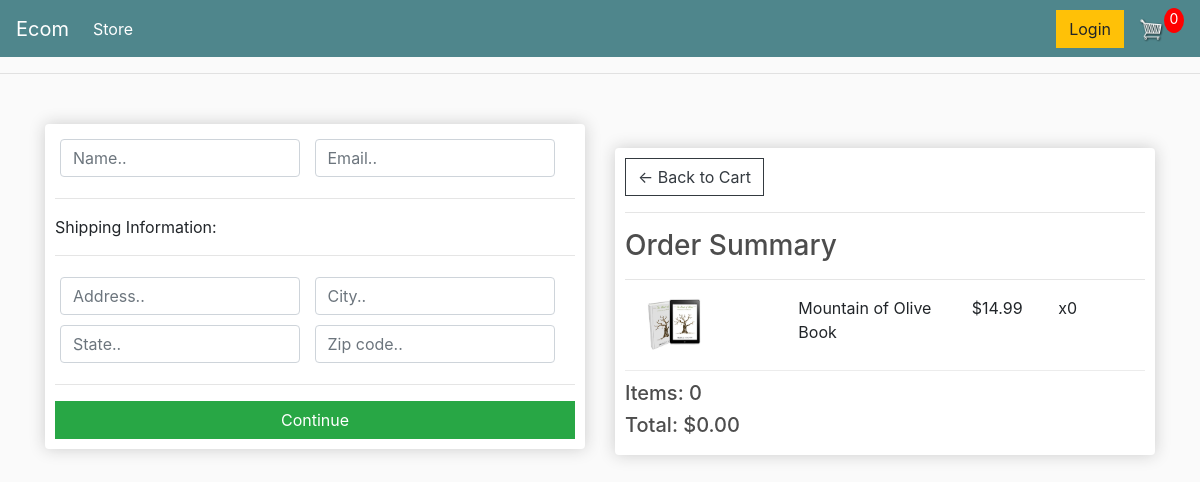
/checkout/ (signed in), run on an earlier commit of the app's database.
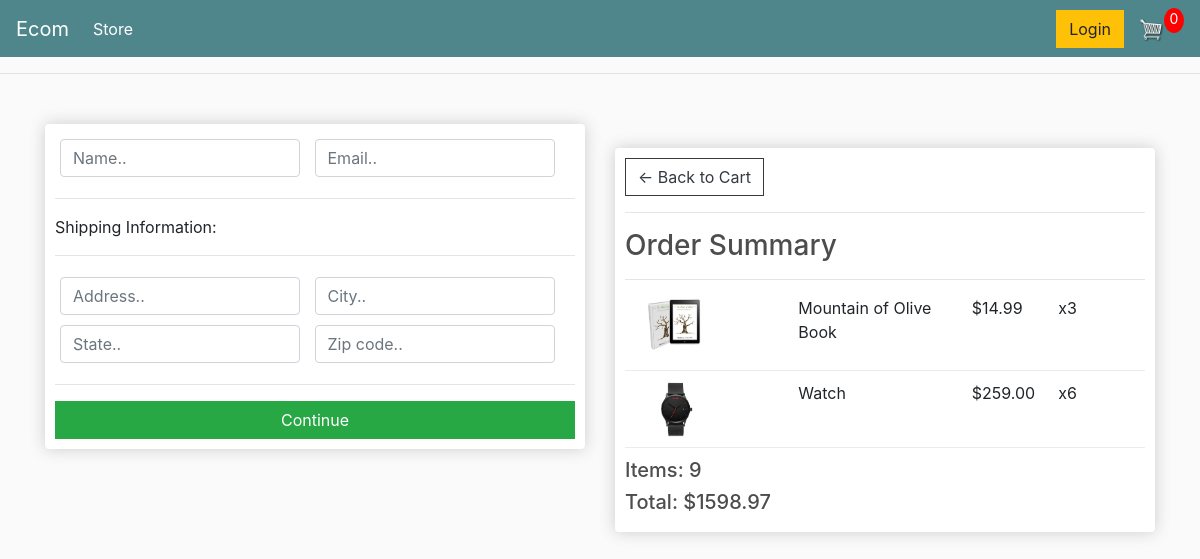
And on a later commit of the database.
### store/models.py (models this page shows, shortened)
class OrderItem(models.Model):
    product = models.ForeignKey(Product,on_delete=models.SET_NULL,null=True)
    order = models.ForeignKey(Order,on_delete=models.SET_NULL,null=True)
    quantity = models.IntegerField(default=0,null=True,blank=True)
    date_added = models.DateTimeField(auto_now_add=True)
    @property
    def get_total(self):
        total = self.product.price * self.quantity
        return total

class Product(models.Model):
    name = models.CharField(max_length=200,null=True)
    price = models.FloatField()
    digital = models.BooleanField(default=False,null=True,blank=False)
    image = models.ImageField(null=True)

class Order(models.Model):
    customer = models.ForeignKey(Customer,on_delete=models.SET_NULL,blank=True,null=True)
    date_ordered = models.DateTimeField(auto_now_add=True)
    complete = models.BooleanField(default=False,null=True,blank=False)
    transaction_id = models.CharField(max_length=200,null=True)
    @property
    def get_cart_total(self):
        orderitems = self.orderitem_set.all()
        total = sum([item.get_total for item in orderitems])
        return total
    @property
    def get_cart_items(self):
        orderitems = self.orderitem_set.all()
        total = sum([item.quantity for item in orderitems])
        return total

### store/views.py (the view)
# urls.py: path('checkout/', views.checkout, name="checkout"),
def checkout(request):
     if request.user.is_authenticated:
        customer = request.user.customer
        order,created = Order.objects.get_or_create(customer=customer,complete=False)
        items = order.orderitem_set.all()
     else:
          items = []
          order = {'get_cart_total':0,'get_cart_items':0}
     context = {'items':items,'order':order}
     return render(request, 'store/checkout.html', context)

### store/templates/store/checkout.html (shortened to what this page needs)
{% extends 'store/main.html' %}
{% load static %}
{% block content %}
<div class="row">
	<div class="col-lg-6">
		<div class="box-element" id="form-wrapper">
            <form id="form">
                <div id="user-info">
                    <div class="form-field">
                        <input required class="form-control" type="text" name="name" placeholder="Name..">
                    </div>
                    <div class="form-field">
                        <input required class="form-control" type="email" name="email" placeholder="Email..">
                    </div>
                </div>
                <div id="shipping-info">
                    <hr>
                    <p>Shipping Information:</p>
                    <hr>
                    <div class="form-field">
                        <input class="form-control" type="text" name="address" placeholder="Address..">
                    </div>
                    <div class="form-field">
                        <input class="form-control" type="text" name="city" placeholder="City..">
                    </div>
                    <div class="form-field">
                        <input class="form-control" type="text" name="state" placeholder="State..">
                    </div>
                    <div class="form-field">
                        <input class="form-control" type="text" name="zipcode" placeholder="Zip code..">
                    </div>
                </div>
                <hr>
                <input id="form-button" class="btn btn-success btn-block" type="submit" value="Continue">
            </form>
		</div>
	</div>
	<div class="col-lg-6">
<br>
<div class="box-element">
	<a  class="btn btn-outline-dark" href="{% url 'cart' %}">&#x2190; Back to Cart</a>
	<hr>
	<h3>Order Summary</h3>
    <hr>
    {% for item in items %}
	<div class="cart-row">
		<div style="flex:2"><img class="row-image" src="{{item.product.image.url}}"></div>
		<div style="flex:2"><p>{{item.product.name}}</p></div>
		<div style="flex:1"><p>${{item.product.price|floatformat:2}}</p></div>
		<div style="flex:1"><p>x{{item.quantity}}</p></div>
    </div>
    {% endfor %}
	<h5>Items:   {{order.get_cart_items}}</h5>
	<h5>Total:   ${{order.get_cart_total|floatformat:2}}</h5>
</div>
<br>
	</div>
</div>{% endblock content %}

What changed in the data, as far as the page shows it:
changed OrderItem "Mountain of Olive Book": quantity "0" → "3"
added OrderItem: product.image (picture), product.name "Watch", product.price "259.00", quantity "6"
changed through a linked row, Order: get_cart_items "0" → "9"; get_cart_total "0.00" → "1598.97"
